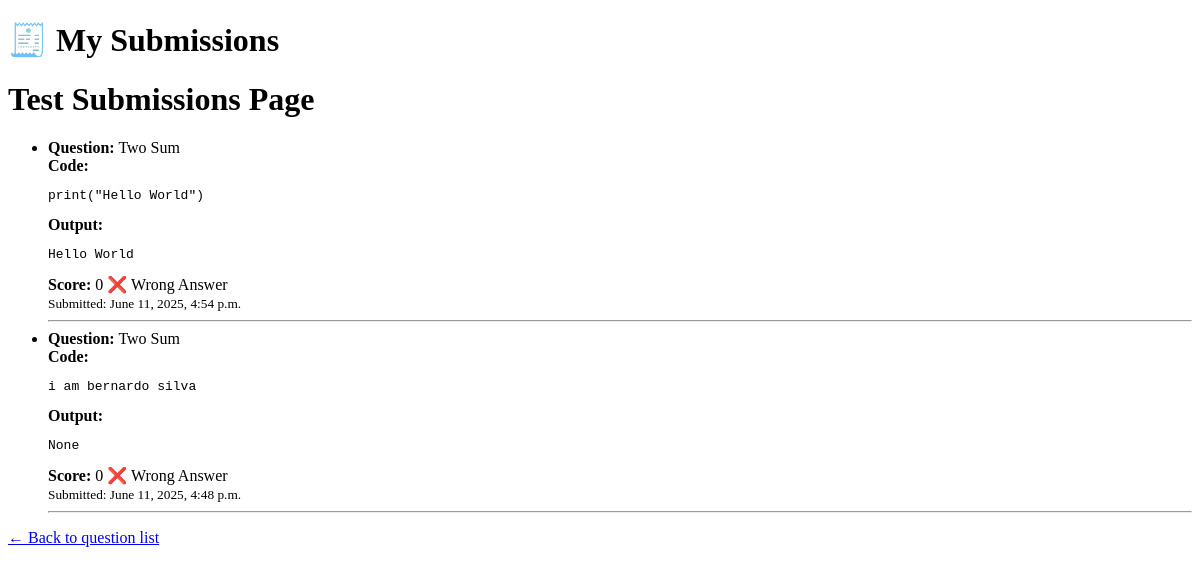
The app's page /my-submissions/ (signed in), older data.
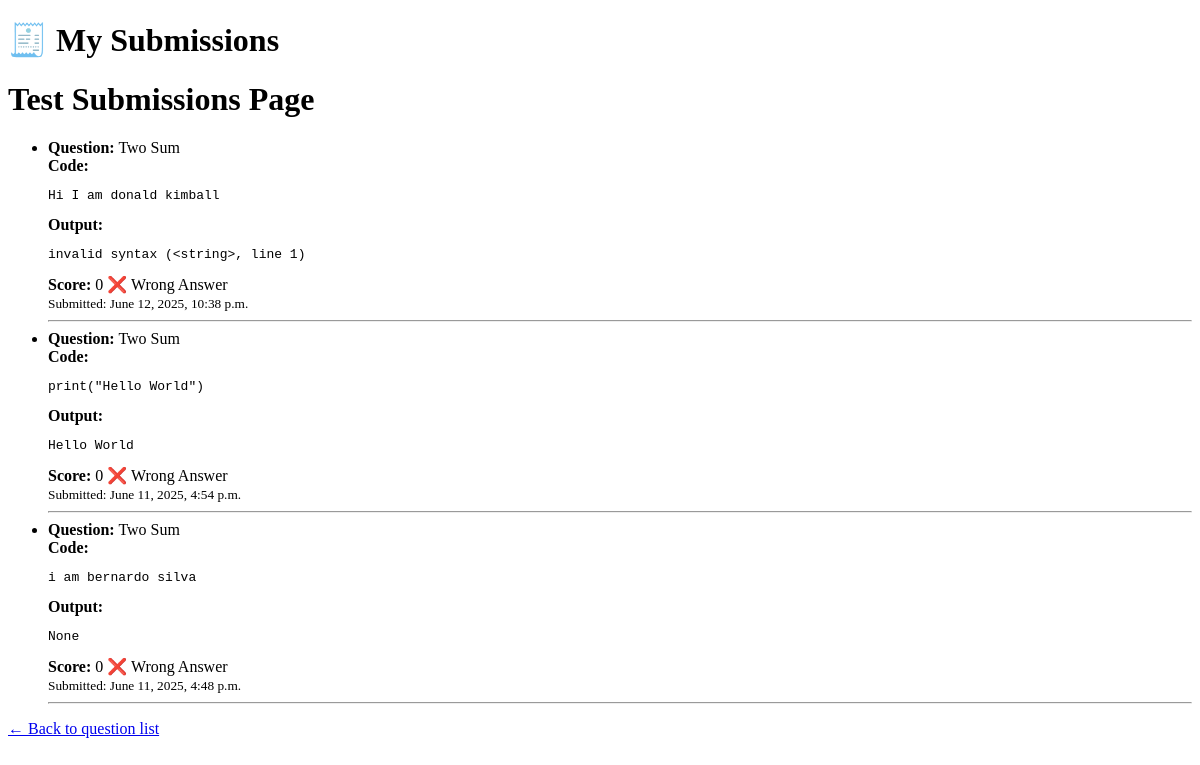
The same page, newer data.
### core/models.py (models this page shows, shortened)
class Submission(models.Model):
    user = models.ForeignKey(User, on_delete=models.CASCADE)
    question = models.ForeignKey(Question, on_delete=models.CASCADE)
    code = models.TextField()
    language = models.CharField(max_length=30)
    result = models.TextField(blank=True, null=True)
    score = models.IntegerField(default=0)
    submitted_at = models.DateTimeField(auto_now_add=True)

class Question(models.Model):
    DIFFICULTY_LEVELS = [
        ('Easy', 'Easy'),
        ('Medium', 'Medium'),
        ('Hard', 'Hard'),
    ]
    title = models.CharField(max_length=255)
    description = models.TextField()
    difficulty = models.CharField(max_length=10, choices=DIFFICULTY_LEVELS)
    tags = models.ManyToManyField(Tag, blank=True)  # e.g. "Array, HashMap"
    starter_code = models.TextField(blank=True)
    expected_output = models.TextField(help_text="Expected output for testing")

### core/views.py (the view)
# urls.py: path('my-submissions/', views.my_submissions, name='my_submissions'),
@login_required
def my_submissions(request):
    user_subs = request.user.submission_set.select_related('question').order_by('-submitted_at')
    return render(request, 'core/my_submissions.html', {'submissions': user_subs})

### core/templates/core/my_submissions.html (shortened to what this page needs)
<!DOCTYPE html>
<html>
<head>
</head>
<body>
    <h1>🧾 My Submissions</h1>
    <h1>Test Submissions Page</h1>
    <ul>
        {% for sub in submissions %}
            <li>
                <strong>Question:</strong> {{ sub.question.title }}<br>
                <strong>Code:</strong>
                <pre>{{ sub.code }}</pre>
                <strong>Output:</strong>
                <pre>{{ sub.result }}</pre>
                <strong>Score:</strong> {{ sub.score }}
                {% if sub.score == 100 %}
                    ✅ Accepted
                {% else %}
                    ❌ Wrong Answer
                {% endif %}
                <br>
                <small>Submitted: {{ sub.submitted_at }}</small>
                <hr>
            </li>
        {% endfor %}
    </ul>
    <a href="/">← Back to question list</a>
</body>
</html>

Row changes from the older to the newer data that the page shows:
added Submission: question "Two Sum", code "Hi I am donald kimball", result "invalid syntax (<string>, line 1)", score "0", shows "❌ Wrong Answer", submitted_at "June 12, 2025, 10:38 p.m."
